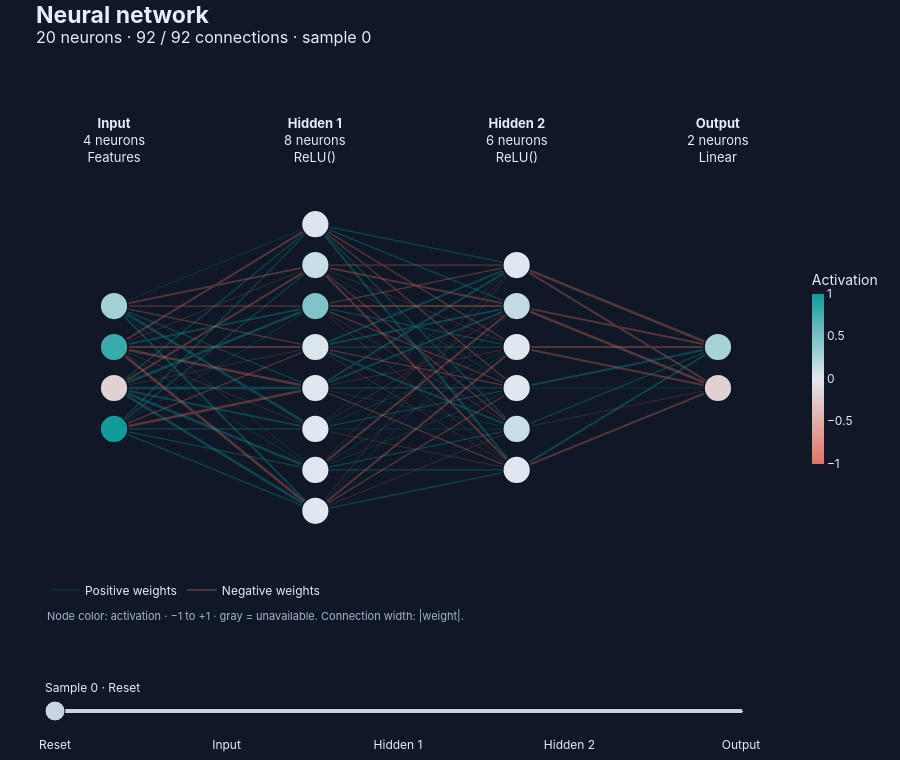

Notebook code cell kept with this figure:
### Markdown cell above
## 6. Follow the forward pass
The slider highlights a transformation and its input/output nodes. Select layers in either
direction; Reset restores the whole network. This revisits captured values, with no additional
model calls. Hover shows values; there is no simulated time evolution or clickable expansion.

### Code cell
forward = sd.see(model, input=x, theme="dark")
forward_figure = forward.explore()
forward.save(out / "forward.html")
forward_figure
